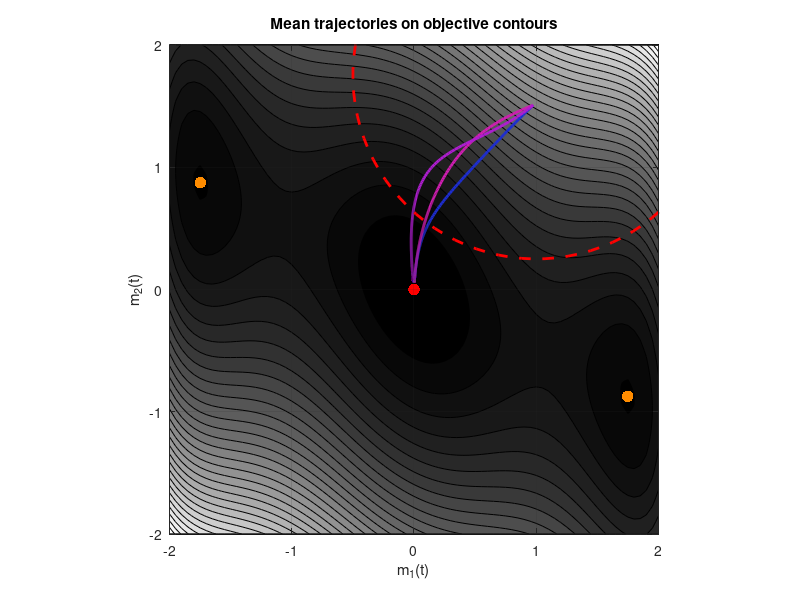

This chart was generated by the following MATLAB code: (Note: this script raises an error after producing the figure.)
clc; clear; close all;

%% Global
S = (-2:0.05:2)';
[X,Y] = meshgrid(S);
strategies = [X(:),Y(:)];
n = numel(strategies)/2;

% Initial distribution
m0 = [1; 1.75];

sigma0 = 0.5;

dist2 = (strategies(:,1) - m0(1)).^2 ...
      + (strategies(:,2) - m0(2)).^2;

x0 = exp(-dist2/(2*sigma0^2));
x0 = x0/sum(x0);

% Time
tspan = [0,60];

%% Minimization --- Function: 2D Three-Hump Camel
% Objective 
g = @(s1,s2) 2 * s1.^2 - 1.05 * s1.^4 + (1/6) * s1.^6 + s1 .* s2 + s2.^2;
gradG = @(s1,s2) [4 * s1 - 4.2 * s1.^3 + s1.^5 + s2;...
                  s1 + 2 * s2];
hessianG = @(s1,s2) [4 - 12.6 * s1.^2 + 5 * s1.^4,1;...
                     1,2];

% Global quadratic approximation 
sStar = [0;0];                      % Global minimizer
min1 = [-1.74755;0.873776];         % Local min 1
min2 = [1.74755;-0.873776];         % Local min 2

qg = @(s1,s2) 2 * s1.^2 + s1 .* s2 + s2.^2;

% Time-varying quadratic approximation
m = @(x) x' * strategies;

q = @(m,S) ...
    g(m(1),m(2)) ...
    + (S - m) * gradG(m(1),m(2)) ...
    + 0.5 * sum(((S - m) * hessianG(m(1),m(2))) .* (S - m), 2);

% Values on strategy grid for dynamics
gValues = g(strategies(:,1),strategies(:,2));
qgValues = qg(strategies(:,1),strategies(:,2));

% Objective dynamics
F = @(x) x' * gValues - gValues;        % Vector payoff
f = @(t,x) x .* (F(x) - x' * F(x));     % Replicator dynamics

[tg,xg] = ode45(f, tspan, x0);          % Simulate dynamics
xg = xg';

% Quadratic dynamics at optimizer
Fqg = @(x) x' * qgValues - qgValues;
fqg = @(t,x) x .* (Fqg(x) - x' * Fqg(x));

[tqg,xqg] = ode45(fqg, tspan, x0);
xqg = xqg';

% Quadratic dynamics for time-varying
Fq = @(x) x' * q(m(x),strategies) - q(m(x),strategies);
fq = @(t,x) x .* (Fq(x) - x' * Fq(x));

[tq,xq] = ode45(fq, tspan, x0);
xq = xq';

%% Plotting 
dS = S(2) - S(1);
dA = dS^2;

gGrid = reshape(gValues, size(X));

% Mean Trajectories on Contour Plots
figure;

mg = strategies' * xg;
mqg = strategies' * xqg;
mq = strategies' * xq;

[~,h1] = contourf(X,Y,gGrid,30);
hold on;
colormap(gray);

gTraj = plot(mg(1,:),mg(2,:),'LineWidth',2,'Color','#1D2DCF');
qgTraj = plot(mqg(1,:),mqg(2,:),'LineWidth',2,'Color','#CF1DB1');
qTraj = plot(mq(1,:),mq(2,:),'LineWidth',2,'Color','#AE1DCF');

globalMin = plot(sStar(1),sStar(2),'g.','MarkerSize',25,'Color','#FF0000');
localMin1 = plot(min1(1),min1(2),'r.','MarkerSize',25,'Color','#FF8C00');
loaclMin2 = plot(min2(1),min2(2),'r.','MarkerSize',25,'Color','#FF8C00');

% Initial distribution plot
r = 3 * sigma0;
cx = m0(1);
cy = m0(2);

theta = linspace(0,2*pi,100);
x = r * cos(theta) + cx;
y = r * sin(theta) + cy;

initalDist = plot(x,y,'--','LineWidth',2,'Color','#FF0000');
hold off;

xlabel('m_1(t)');
ylabel('m_2(t)');
grid on;
axis equal;
xlim([-2, 2]);
ylim([-2, 2]);
title('Mean trajectories on objective contours');
subtitle(['Inital mean: ', mat2str(m0')]);

led1 = 'Inital distribution w/ sigma_0=';
led2 = num2str(sigma0);

legend([gTraj, qgTraj, qTraj, globalMin, localMin1, initalDist], ...
    {'m(t)', 'm_{qg}(t)', 'm_q(t)', 'Global minimizer', ...
    'Local minima', strcat(led1,led2)}, ...
    'Position', [0.35 0.01 0.3 0.05], ...
    'Orientation', 'horizontal');

% Mean Convergence Rate Comparison
figure;

mg = strategies' * xg;
mqg = strategies' * xqg;
mq = strategies' * xq;

ng = vecnorm(mg - sStar,2,1);
nqg = vecnorm(mqg - sStar,2,1);
nq = vecnorm(mq - sStar,2,1);

epsilon = max(ng) * 2e-2;   % 2% settling time

idx_g  = settlingIndex(ng,  epsilon);
idx_qg = settlingIndex(nqg, epsilon);
idx_q  = settlingIndex(nq,  epsilon);

plot(tg,ng,'LineWidth',2,'Color','#1D2DCF');
hold on;
plot(tqg,nqg,'LineWidth',2,'Color','#CF1DB1');
plot(tq,nq,'LineWidth',2,'Color','#AE1DCF');

yline(0,'k--','LineWidth',1.5);
yline(epsilon,'k:','LineWidth',1.5);
yline(- epsilon,'k:','LineWidth',1.5);

if ~isnan(idx_g)
    plot(tg(idx_g),ng(idx_g),'o', ...
        'MarkerSize',8,'LineWidth',1.5,'Color','#1DCF2C');
end

if ~isnan(idx_qg)
    plot(tqg(idx_qg),nqg(idx_qg),'s', ...
        'MarkerSize',8,'LineWidth',1.5,'Color','#1D85CF');
end

if ~isnan(idx_q)
    plot(tq(idx_q),nq(idx_q),'^', ...
        'MarkerSize',8,'LineWidth',1.5,'Color','#1DCCCF');
end

xlabel('Time t');
ylabel('||m(t) - m^*||_2');
title('Mean trajectories and convergence points');
subtitle(['Starting point ', mat2str(m0')]);
grid on;
hold off;

legend('m(t) for g', ...
    'm_{qg}(t) centered at optimizer', ...
    'm_q(t) for time-varying q', ...
    'Global minimizer s = -1', ...
    '\epsilon-neighborhood', ...
    '', ...
    'Convergence time for m(t)', ...
    'Convergence time for m_q(t) centered at optimizer', ...
    'Convergence time for m_q(t) for time-varying');

% Evolution of Max EVal from Covariance Matrix
figure;

mg = strategies' * xg;
mqg = strategies' * xqg;
mq = strategies' * xq;

Cg = zeros(2,2,length(tg));
Cqg = zeros(2,2,length(tqg));
Cq = zeros(2,2,length(tq));

for j = 1:length(tg)
    xj = xg(:,j);
    mj = mg(:,j);

    Cg(:,:,j) = strategies' * (strategies .* xj) - mj*mj';
end

for j = 1:length(tqg)
    xj = xqg(:,j);
    mj = mqg(:,j);

    Cqg(:,:,j) = strategies' * (strategies .* xj) - mj*mj';
end

for j = 1:length(tq)
    xj = xq(:,j);
    mj = mq(:,j);

    Cq(:,:,j) = strategies' * (strategies .* xj) - mj*mj';
end

maxEvaluesG = zeros(1, length(tg));
maxEvaluesQg = zeros(1, length(tqg));
maxEvaluesQ = zeros(1, length(tq));

for j = 1:length(tg)
    maxEvaluesG(j) = max(eig(Cg(:,:,j)));
end

for j = 1:length(tqg)
    maxEvaluesQg(j) = max(eig(Cqg(:,:,j)));
end

for j = 1:length(tq)
    maxEvaluesQ(j) = max(eig(Cq(:,:,j)));
end

plot(tg,maxEvaluesG,'LineWidth',1.5,'Color','#1D2DCF');
hold on;
plot(tqg,maxEvaluesQg,'LineWidth',1.5,'Color','#CF1DB1');
plot(tq,maxEvaluesQ,'LineWidth',1.5,'Color','#AE1DCF');
hold off;

xlabel('Time t');
ylabel('Max eigenvalue');
title('Covariance max eigenvalue evolution');
subtitle(['Starting point ', mat2str(m0')]);
legend('lambda_{max}(C(t))','lambda_{max}(C_{qg}(t))',...
       'lambda_{max}(C_q(t))');
grid on;


%% Functions
% 1
function idx = settlingIndex(err, epsilon)

% Last recorded point outside the epsilon-neighborhood
lastOutside = find(err > epsilon, 1, 'last');

if isempty(lastOutside)
    % Already inside the neighborhood at the initial time
    idx = 1;
elseif lastOutside == numel(err)
    % Did not settle during the simulation
    idx = NaN;
else
    % First point after the final tolerance violation
    idx = lastOutside + 1;
end
end
